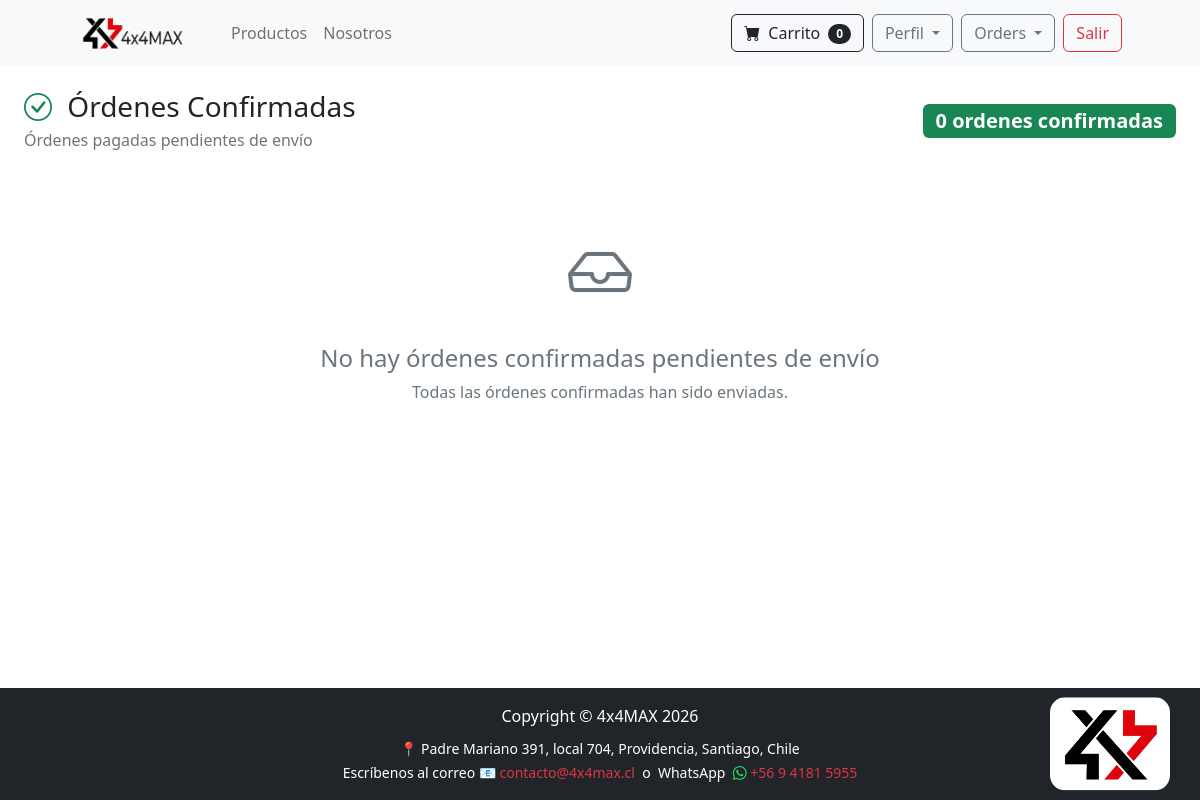
Before: /payment/confirmed_orders_dash (signed in) with the older database file.
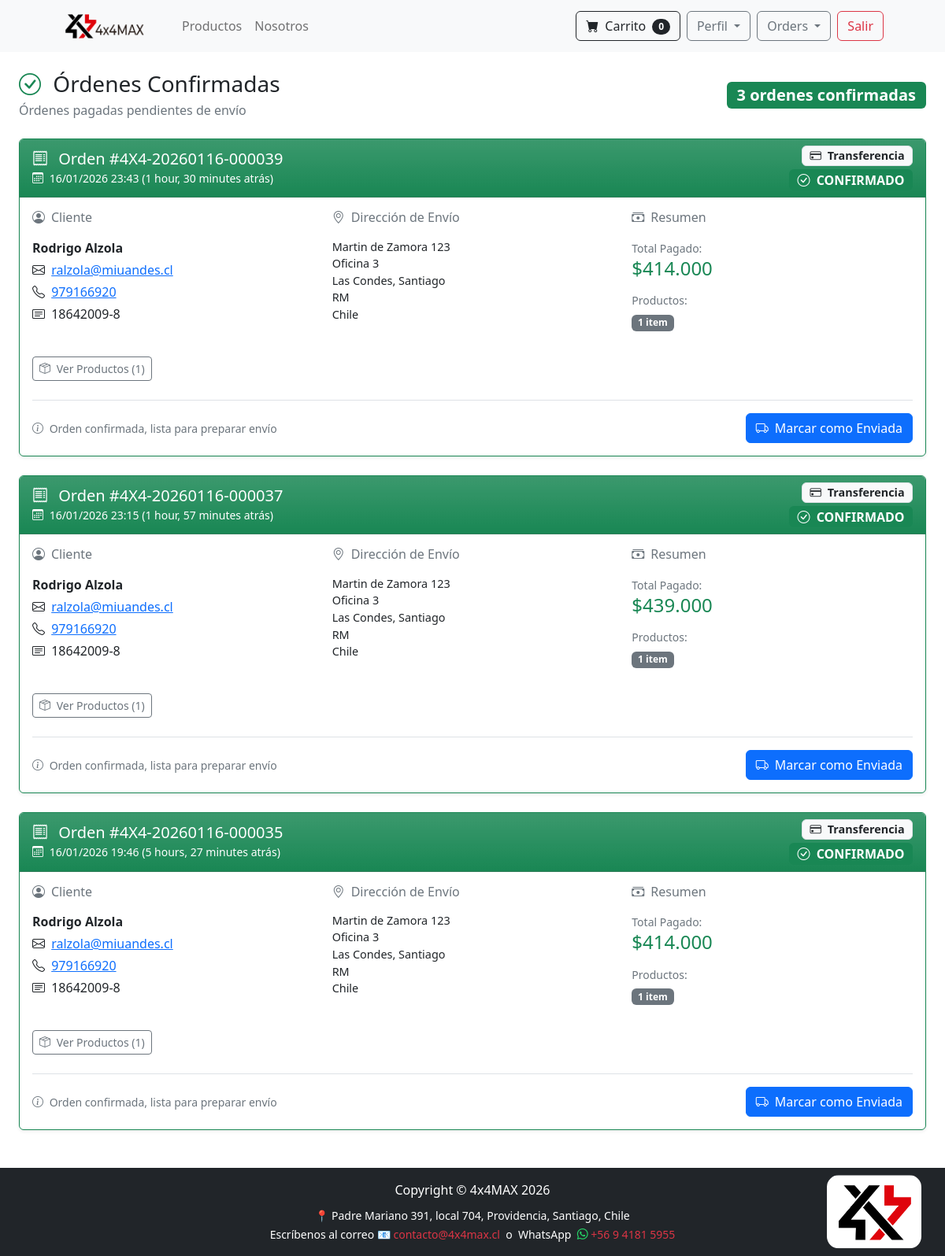
After: the same page with the newer database file.
### payment/models.py (models this page shows, shortened)
class Order(models.Model):
    PAYMENT_METHOD_CHOICES = [
        ('transbank', 'Transbank'),
        ('bank_transfer', 'Transferencia Bancaria'),
    ]
    ORDER_STATUS_CHOICES = [
        ('pending', 'Pendiente'),
        ('paid', 'Pagado'),
        ('shipped', 'Enviado'),
        ('completed', 'Completado'),
        ('cancelled', 'Cancelado'),
    ]
    user = models.ForeignKey(User, on_delete=models.CASCADE, null=True, blank=True)
    full_name = models.CharField(max_length=250)
    email = models.EmailField(max_length=250)
    phone = models.CharField(max_length=20)
    id_number = models.CharField(max_length=10, default='', validators=[validar_rut], help_text='Formato: 12345678-9')
    shipping_address = models.TextField(max_length=15000)
    workshop = models.ForeignKey('workshop.Workshop', on_delete=models.SET_NULL, null=True, blank=True)
    amount_pay = models.DecimalField(max_digits=10, decimal_places=2)
    date_order = models.DateTimeField(auto_now_add=True)
    shipped = models.BooleanField(default=False)
    date_shipped = models.DateTimeField(blank=True, null=True)
    has_international_items = models.BooleanField(default=False)
    buy_order = models.CharField(max_length=50, unique=True, null=True, blank=True, db_index=True)
    payment_method = models.CharField(max_length=20, choices=PAYMENT_METHOD_CHOICES, default='transbank')
    order_status = models.CharField(max_length=20, choices=ORDER_STATUS_CHOICES, default='pending')
    transaction_date = models.DateTimeField(null=True, blank=True)
    authorization_code = models.CharField(max_length=50, null=True, blank=True)
    payment_type_code = models.CharField(max_length=10, null=True, blank=True)  # VD, VN, etc.
    installments_number = models.IntegerField(null=True, blank=True)
    card_number = models.CharField(max_length=20, null=True, blank=True)  # últimos 4 dígitos
    session_id = models.CharField(max_length=100, null=True, blank=True)
    accounting_date = models.CharField(max_length=10, null=True, blank=True)
    transaction_status = models.CharField(max_length=50, null=True, blank=True)
    coupon = models.ForeignKey('Coupon', on_delete=models.SET_NULL, null=True, blank=True)
    coupon_discount = models.DecimalField(max_digits=10, decimal_places=2, default=0)
    amount_before_discount = models.DecimalField(max_digits=10, decimal_places=2, default=0)
    class Meta:
        ordering = ['-date_order']

### payment/views.py (the view, shortened to what this page needs)
# urls.py: path('confirmed_orders_dash', views.confirmed_orders_dash, name='confirmed_orders_dash'),
def confirmed_orders_dash(request):
    if request.user.is_authenticated and request.user.is_superuser:
        orders = Order.objects.filter(
            order_status='paid',
            shipped=False
        ).order_by('-date_order')
        return render(request, "payment/confirmed_orders_dash.html", {'orders': orders})
    else:
        messages.error(request, "⛔ Acceso Denegado.")
        return redirect('home')

### cart/cart.py (called while the page is built)
    def __len__(self):
        return len(self.cart)

### cart/context_processor.py (called while the page is built)
def cart(request):
    return {'cart': Cart(request)}

### payment/models.py (called while the page is built)
    def get_total(self):
        return self.price * self.quantity

### store/templatetags/custom_filters.py (called while the page is built)
@register.filter
def currency_format(value):
    try:
        value = float(value)
        value = int(value)
        return f"{value:,}".replace(',', '.')
    except (ValueError, TypeError):
        return value

### payment/templates/payment/confirmed_orders_dash.html (shortened to what this page needs)
{% extends 'base.html' %}
{% load custom_filters %}
{% block content %}
<div class="container-fluid px-4 py-4">
    <div class="d-flex justify-content-between align-items-center mb-4">
        <div>
            <h1 class="h3 mb-1">
                <i class="bi bi-check-circle text-success me-2"></i>
                Órdenes Confirmadas
            </h1>
            <p class="text-muted mb-0">Órdenes pagadas pendientes de envío</p>
        </div>
        <div>
            <span class="badge bg-success fs-5">
                {{ orders.count }} orden{{ orders.count|pluralize:"es" }} confirmada{{ orders.count|pluralize:"s" }}
            </span>
        </div>
    </div>
    {% if orders %}
        <div class="row">
            {% for order in orders %}
            <div class="col-12 mb-4">
                <div class="card shadow-sm border-success">
                    <div class="card-header bg-success bg-gradient text-white d-flex justify-content-between align-items-center">
                        <div>
                            <h5 class="mb-0">
                                <i class="bi bi-receipt me-2"></i>
                                Orden #{{ order.buy_order }}
                            </h5>
                            <small>
                                <i class="bi bi-calendar3 me-1"></i>
                                {{ order.date_order|date:"d/m/Y H:i" }}
                                ({{ order.date_order|timesince }} atrás)
                            </small>
                        </div>
                        <div class="text-end">
                            <div class="badge bg-light text-dark border mb-1" style="font-size: 0.9em;">
                                <i class="bi bi-credit-card me-1"></i>
                                {% if order.payment_method == 'transbank' %}
                                    Transbank
                                {% elif order.payment_method == 'bank_transfer' %}
                                    Transferencia
                                {% else %}
                                    Pagado
                                {% endif %}
                            </div>
                            <div>
                                <span class="badge bg-success fs-6">
                                    <i class="bi bi-check-circle me-1"></i>
                                    CONFIRMADO
                                </span>
                            </div>
                        </div>
                    </div>
                    <div class="card-body">
                        <div class="row">
                            <div class="col-md-4 mb-3">
                                <h6 class="text-muted mb-3">
                                    <i class="bi bi-person-circle me-2"></i>Cliente
                                </h6>
                                <p class="mb-1"><strong>{{ order.full_name }}</strong></p>
                                <p class="mb-1">
                                    <i class="bi bi-envelope me-1"></i>
                                    <a href="mailto:{{ order.email }}">{{ order.email }}</a>
                                </p>
                                <p class="mb-1">
                                    <i class="bi bi-telephone me-1"></i>
                                    <a href="tel:{{ order.phone }}">{{ order.phone }}</a>
                                </p>
                                <p class="mb-0">
                                    <i class="bi bi-card-text me-1"></i>
                                    {{ order.id_number }}
                                </p>
                            </div>
                            <div class="col-md-4 mb-3">
                                <h6 class="text-muted mb-3">
                                    <i class="bi bi-geo-alt me-2"></i>Dirección de Envío
                                </h6>
                                {% if order.workshop %}
                                    <div class="alert alert-info py-2 mb-2">
                                        <small>
                                            <i class="bi bi-tools me-1"></i>
                                            <strong>Taller:</strong> {{ order.workshop.name }}
                                        </small>
                                    </div>
                                    <p class="mb-0" style="font-size: 0.9em; white-space: pre-line;">{{ order.workshop.address1 }}
{{ order.workshop.commune }}, {{ order.workshop.city }}
Tel: {{ order.workshop.phone }}</p>
                                {% else %}
                                    <p class="mb-0" style="font-size: 0.9em; white-space: pre-line;">{{ order.shipping_address }}</p>
                                {% endif %}
                            </div>
                            <div class="col-md-4 mb-3">
                                <h6 class="text-muted mb-3">
                                    <i class="bi bi-cash-stack me-2"></i>Resumen
                                </h6>
                                <div class="mb-3">
                                    <small class="text-muted">Total Pagado:</small>
                                    <h4 class="mb-0 text-success">
                                        ${{ order.amount_pay|currency_format }}
                                    </h4>
                                </div>
                                <div>
                                    <small class="text-muted d-block mb-1">Productos:</small>
                                    <span class="badge bg-secondary">
                                        {{ order.orderitem_set.count }} item{{ order.orderitem_set.count|pluralize:"s" }}
                                    </span>
                                </div>
                            </div>
                        </div>
                        <div class="mt-3">
                            <button class="btn btn-sm btn-outline-secondary" type="button" data-bs-toggle="collapse" data-bs-target="#products{{ order.id }}">
                                <i class="bi bi-box-seam me-1"></i>
                                Ver Productos ({{ order.orderitem_set.count }})
                            </button>
                        </div>
                        <div class="mt-4 pt-3 border-top d-flex justify-content-between align-items-center">
                            <div>
                                <small class="text-muted">
                                    <i class="bi bi-info-circle me-1"></i>
                                    Orden confirmada, lista para preparar envío
                                </small>
                            </div>
                            <div>
                                <button type="button"
                                        class="btn btn-primary"
                                        data-bs-toggle="modal"
                                        data-bs-target="#shippedModal{{ order.id }}">
                                    <i class="bi bi-truck me-1"></i>
                                    Marcar como Enviada
                                </button>
                            </div>
                        </div>
                    </div>
                </div>
            </div>
            {% endfor %}
        </div>
    {% else %}
        <div class="text-center py-5">
            <div class="mb-4">
                <i class="bi bi-inbox text-muted" style="font-size: 4rem;"></i>
            </div>
            <h4 class="text-muted">No hay órdenes confirmadas pendientes de envío</h4>
            <p class="text-muted">Todas las órdenes confirmadas han sido enviadas.</p>
        </div>
    {% endif %}
</div>
{% endblock %}

### store/templates/base.html (shortened to what this page needs)
{% load static %}
<!DOCTYPE html>
<html lang="en">
    <head>
        <link href="https://cdn.jsdelivr.net/npm/bootstrap-icons@1.5.0/font/bootstrap-icons.css" rel="stylesheet" />
        <link href="{% static 'css/styles.css' %}" rel="stylesheet" />
    </head>
    <body>
        <div class="page-wrapper">
            {% include 'navbar.html' %}
            <main class="content">
                {% block content %}
                {% endblock %}
            </main>
<footer class="py-3 bg-dark">
    <div class="container position-relative">
        <div class="text-center">
            <p class="m-0 text-white">Copyright &copy; 4x4MAX 2026</p>
            <p class="m-0 text-white mt-2">
                <small>
                    📍 Padre Mariano 391, local 704, Providencia, Santiago, Chile<br>
                    Escríbenos al correo 📧 <a href="mailto:contacto@4x4max.cl" style="color: #dc3545; text-decoration: none;">contacto@4x4max.cl</a>&nbsp; o&nbsp; WhatsApp&nbsp; <a href="https://wa.me/56941815955" style="color: #dc3545; text-decoration: none;"><i class="bi bi-whatsapp" style="color: #25D366;"></i> +56 9 4181 5955</a>
                </small>
            </p>
        </div>
        <img src="/media/marketing/emblema_positivo.jpg" alt="Logo" style="position: absolute; right: 0; top: 50%; transform: translateY(-50%); max-width: 120px; height: auto; border-radius: 15px;">
    </div>
</footer>
        </div>
    </body>
</html>

### store/templates/navbar.html (shortened to what this page needs)
<nav class="navbar navbar-expand-lg navbar-light bg-light">
    <div class="container px-4 px-lg-5">
        {% load static %}
        <a class="navbar-brand" href="{% url 'home' %}">
            <img src="{% static 'images/logo.png' %}" alt="4x4 MAX" style="height: 40px;">
        </a>
        <div class="collapse navbar-collapse" id="navbarSupportedContent">
            <ul class="navbar-nav me-auto mb-2 mb-lg-0 ms-lg-4">
                <li class="nav-item">
                    <a class="nav-link" href="{% url 'all_products' %}">Productos</a>
                </li>
                <li class="nav-item"><a class="nav-link" href="{% url 'about' %}">Nosotros</a></li>
            </ul>
<div class="d-flex ms-auto align-items-center">
    <a href="{% url 'cart_summary' %}" class="btn btn-outline-dark me-2">
        <i class="bi-cart-fill me-1"></i>
        Carrito
        <span class="badge bg-dark text-white ms-1 rounded-pill" id="cart_quantity">
            {{ cart|length }}
        </span>
    </a>
    {% if user.is_authenticated %}
        <div class="dropdown me-2">
            <button class="btn btn-outline-secondary dropdown-toggle" type="button" data-bs-toggle="dropdown" aria-expanded="false">
                Perfil
            </button>
        </div>
        {% if user.is_superuser %}
        <div class="dropdown me-2">
            <button class="btn btn-outline-secondary dropdown-toggle" type="button" data-bs-toggle="dropdown" aria-expanded="false">
                Orders
            </button>
        </div>
        {% endif %}
        <a href="{% url 'logout' %}" class="btn btn-outline-danger">Salir</a>
    {% else %}
        <a href="{% url 'login' %}" class="btn btn-outline-danger me-2">Ingresar</a>
        <a href="{% url 'register' %}" class="btn btn-outline-secondary">Registrate</a>
    {% endif %}
</div>
        </div>
    </div>
</nav>

### store/templates/base.html (style rules this page uses)
html, body { height: 100%; margin: 0; }
.page-wrapper { display: flex; flex-direction: column; min-height: 100vh; }
main.content { flex: 1; }

### payment/templates/payment/confirmed_orders_dash.html (style rules this page uses)
.card { transition: transform 0.2s; }

Changed rows visible on the page:
added Order: buy_order "4X4-20260116-000039", date_order "16/01/2026 23:43", date_order "1 hour, 30 minutes", payment_method "Transferencia", full_name "Rodrigo Alzola", email "ralzola@miuandes.cl", phone "979166920", id_number "18642009-8", shipping_address "Martin de Zamora 123 Oficina 3 Las Condes, Santiago RM Chile", amount_pay "414.000", orderitem_set.count "1"
added Order: buy_order "4X4-20260116-000037", date_order "16/01/2026 23:15", date_order "1 hour, 57 minutes", payment_method "Transferencia", full_name "Rodrigo Alzola", email "ralzola@miuandes.cl", phone "979166920", id_number "18642009-8", shipping_address "Martin de Zamora 123 Oficina 3 Las Condes, Santiago RM Chile", amount_pay "439.000", orderitem_set.count "1"
added Order: buy_order "4X4-20260116-000035", date_order "16/01/2026 19:46", date_order "5 hours, 27 minutes", payment_method "Transferencia", full_name "Rodrigo Alzola", email "ralzola@miuandes.cl", phone "979166920", id_number "18642009-8", shipping_address "Martin de Zamora 123 Oficina 3 Las Condes, Santiago RM Chile", amount_pay "414.000", orderitem_set.count "1"
Other visible differences:
{{ orders.count }}: "0" → "3"
text no longer shown: "No hay órdenes confirmadas pendientes de envío Todas las órdenes confirmadas han sido enviadas."
